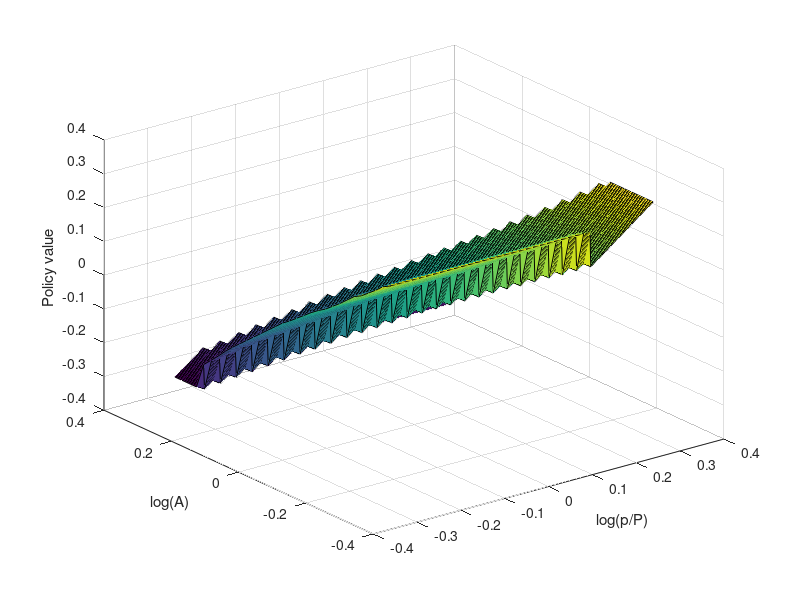
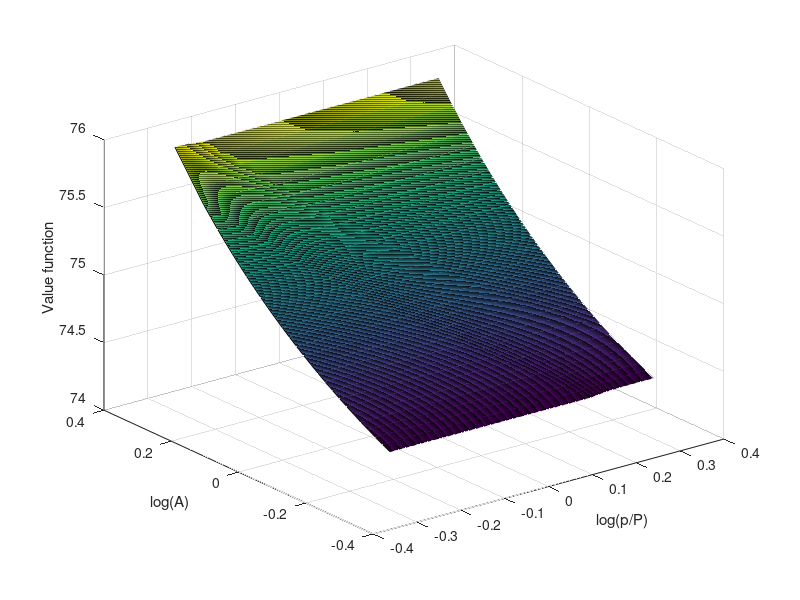

Write MATLAB code to recreate these figures, in order. (Note: this script raises an error after producing the figures.)
clear all;
close all;

rng(6216);

rho      = 0.66;
sigma_epsi  = 0.08;
mu       = 0.0021;
sigma_eta  = 0.0032;

beta = .96^(1/12);
K = 0.0245;
num_A    = 31;
sig_A  = sigma_epsi/sqrt(1-rho^2);
a = linspace(-3*sig_A,3*sig_A,num_A)';
num_P    = 301;
rp = linspace(-.3,.3,num_P)';

naa = length(a);
P_a = NaN(naa, naa);
for i = 1:naa
    for j = 1:naa
        if j==1
            P_a(i,j) = normcdf((a(j)+(a(j+1)-a(j))/2-rho*a(i))/sigma_epsi,0,1);
        elseif j==naa
            P_a(i,j) = 1-normcdf((a(j)-(a(j)-a(j-1))/2-rho*a(i))/sigma_epsi,0,1);
        else
            first = normcdf((a(j)+(a(j)-a(j-1))/2-rho*a(i))/sigma_epsi,0,1);
            second = normcdf((a(j)-(a(j)-a(j-1))/2-rho*a(i))/sigma_epsi,0,1);
            P_a(i,j) = first - second;
        end
    end
end


nrp = length(rp);
P_rp = NaN(nrp, nrp);
for i = 1: nrp
    for j = 1: nrp
        if j==1
            P_rp(i,j) = normcdf((rp(j)+(rp(j+1)-rp(j))/2+mu-rp(i))/sigma_eta,0,1);
        elseif j==nrp
            P_rp(i,j) = 1-normcdf((rp(j)-(rp(j)-rp(j-1))/2+mu-rp(i))/sigma_eta,0,1);
        else
            first = normcdf((rp(j)+(rp(j)-rp(j-1))/2+mu-rp(i))/sigma_eta,0,1);
            second = normcdf((rp(j)-(rp(j)-rp(j-1))/2+mu-rp(i))/sigma_eta,0,1);
            P_rp(i,j) = first - second;
        end
    end
end

theta = 4;
C = 1;
first = exp(rp).^(-theta)*ones(1, num_A);
second = exp(rp)*ones(1,num_A)- ones(num_P,1)*((theta-1)/theta)*(exp(a)'.^(-1));
profits = C * first .* second;

prev_v = zeros(num_P,num_A);

tolerance = 1e-6;
distance = 1;
while distance>tolerance
    prev_val = profits+beta*P_rp*prev_v*(P_a');
    potential_cur_val= ones(num_P,1)*max(prev_val-(theta-1)/theta*K,[],1);
    cur_v   = max(prev_val,potential_cur_val);
    distance = max(max(abs(cur_v-prev_v)));
    prev_v = cur_v;
end

[~, delta_pol] = max(prev_val-(theta-1)/theta*K,[],1);
delta_pol = ones(num_P,1)*delta_pol;
no_delta_pol = kron((1:num_P)',ones(1,num_A));
diff = (potential_cur_val>prev_val);
policy_fn = diff.*delta_pol+(ones(size(diff))-diff).*no_delta_pol;

figure;
surf(rp,a,rp(policy_fn)');
xlabel('log(p/P)');
ylabel('log(A)');
zlabel('Policy value');
figure;
surf(rp,a,cur_v');
xlabel('log(p/P)');
ylabel('log(A)');
zlabel('Value function');


nrp = length(rp);
grid = rp;
P_inf  = NaN(1, nrp);
for k = 1: nrp
    if k==1
        P_inf(1,k) = normcdf((rp(k)+(rp(k+1)-rp(k))/2-mu)/sigma_eta,0,1);
    elseif k==nrp
        P_inf(1,k) = 1-normcdf((grid(k)-(rp(k)-rp(k-1))/2-mu)/sigma_eta,0,1);
    else
        first = normcdf((rp(k)+(rp(k)-rp(k-1))/2-mu)/sigma_eta,0,1);
        second = normcdf((rp(k)-(rp(k)-rp(k-1))/2-mu)/sigma_eta,0,1);
        P_inf(1,k) = first - second;
    end
end
P_inf = ones(nrp,1)*P_inf;


num_periods = 200;
init_a = ceil(num_A/2);
init_p = ceil(num_P/2);

chain = markovchain(P_a,num_periods,init_a);
infl = markovchain(P_inf,num_periods,init_p);
log_pt = NaN(num_periods,1);
log_Pt = NaN(num_periods,1);
log_mc = NaN(num_periods,1);

log_Pt(1) = 0;
pol_sim = NaN(num_periods,1);
prob = NaN(num_periods,1);
prob(1) = init_p;


for i=1:num_periods
    if i==1
        log_Pt(i)= rp(infl(i));
    else
        log_Pt(i) = log_Pt(i-1) + rp(infl(i));
        p_st  = log_pt(i-1)-log_Pt(i);
        state1 = (rp<=p_st+eps);
        state2 = (rp>=p_st-eps);
        q = ((state1+state2)==2);
       if sum(q)>0
           prob(i) = find((state1+state2)==2);
       else
           if sum(state1)==num_P
               prob(i) = num_P;
           else
               prob(i) = 1;
           end
       end
    end
    pol_sim(i) = policy_fn(prob(i),chain(i));
    log_pt(i)  = rp(pol_sim(i))+log_Pt(i);
    log_mc(i)  = log((theta-1)/theta)+log_Pt(i)-a(chain(i));
end

h = figure(); 
plot(1:num_periods,log_pt,'--');
hold on;
plot(1:num_periods,log_Pt,'-.');
hold on;
plot(1:num_periods,log_mc,'r-');
hold on;
legend('log(p)','log(P)','log(mc)');

function S = markovchain(P,T,S0)
    [n,nc] = size(P);
    S      = zeros(T,1);
    if nargin < 3
        S(1,1) = ceil(rand*n);
    else
        S(1,1) = S0;
    end;
    C = cumsum(P');
    for t = 2:T
        j  = find(rand < C(:,S(t-1)));
    S(t,1) = j(1);
    end;
end